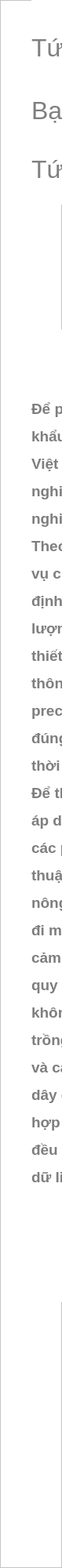
                         <widget class="QWidget" name="scrollAreaWidgetContents_2">
                          <property name="geometry">
                           <rect>
                            <x>0</x>
                            <y>0</y>
                            <width>79</width>
                            <height>2000</height>
                           </rect>
                          </property>
                          <layout class="QVBoxLayout" name="verticalLayout_71">
                           <property name="spacing">
                            <number>0</number>
                           </property>
                           <property name="leftMargin">
                            <number>0</number>
                           </property>
                           <property name="topMargin">
                            <number>0</number>
                           </property>
                           <property name="rightMargin">
                            <number>0</number>
                           </property>
                           <property name="bottomMargin">
                            <number>0</number>
                           </property>
                           <item>
                            <widget class="QFrame" name="scrollAreaWidgetContents_2_in">
                             <property name="minimumSize">
                              <size>
                               <width>0</width>
                               <height>2000</height>
                              </size>
                             </property>
                             <property name="styleSheet">
                              <string notr="true">background-color: rgb(255, 255, 255);</string>
                             </property>
                             <property name="frameShape">
                              <enum>QFrame::StyledPanel</enum>
                             </property>
                             <property name="frameShadow">
                              <enum>QFrame::Raised</enum>
                             </property>
                             <widget class="QLabel" name="label_28">
                              <property name="geometry">
                               <rect>
                                <x>360</x>
                                <y>300</y>
                                <width>251</width>
                                <height>51</height>
                               </rect>
                              </property>
                              <property name="font">
                               <font>
                                <family>Segoe UI</family>
                               </font>
                              </property>
                              <property name="text">
                               <string>&lt;!DOCTYPE HTML PUBLIC &quot;-//W3C//DTD HTML 4.0//EN&quot; &quot;http://www.w3.org/TR/REC-html40/strict.dtd&quot;&gt;
&lt;html&gt;&lt;head&gt;&lt;meta name=&quot;qrichtext&quot; content=&quot;1&quot; /&gt;&lt;style type=&quot;text/css&quot;&gt;
p, li { white-space: pre-wrap; }
&lt;/style&gt;&lt;/head&gt;&lt;body style=&quot; font-family:'Segoe UI'; font-size:8pt; font-weight:400; font-style:normal;&quot;&gt;
&lt;p align=&quot;center&quot; style=&quot; margin-top:12px; margin-bottom:12px; margin-left:0px; margin-right:0px; -qt-block-indent:0; text-indent:0px;&quot;&gt;&lt;span style=&quot; font-family:'MS Shell Dlg 2'; font-size:24pt; color:#717171;&quot;&gt;Lời mở đầu&lt;/span&gt;&lt;/p&gt;&lt;/body&gt;&lt;/html&gt;</string>
                              </property>
                             </widget>
                             <widget class="QLabel" name="label_37">
                              <property name="geometry">
                               <rect>
                                <x>40</x>
                                <y>420</y>
                                <width>961</width>
                                <height>1241</height>
                               </rect>
                              </property>
                              <property name="font">
                               <font>
                                <family>Segoe UI</family>
                                <pointsize>14</pointsize>
                                <weight>75</weight>
                                <bold>true</bold>
                               </font>
                              </property>
                              <property name="text">
                               <string>&lt;html&gt;&lt;head/&gt;&lt;body&gt;&lt;p&gt;&lt;span style=&quot; font-size:14pt; color:#7e7e7e;&quot;&gt;Để phát triển mạnh mẽ ngành nông nghiệp, cũng như đưa vị thế nghành xuất &lt;/span&gt;&lt;/p&gt;&lt;p&gt;&lt;span style=&quot; font-size:14pt; color:#7e7e7e;&quot;&gt;khẩu nông nghiệp và sản xuất nông nghiệp sạch và chất lượng là nghành chủ lực cho &lt;/span&gt;&lt;/p&gt;&lt;p&gt;&lt;span style=&quot; font-size:14pt; color:#7e7e7e;&quot;&gt;Việt Nam, những vấn đề như biến đổi khí hậu, thay đổi giống làm cho nghành nông &lt;/span&gt;&lt;/p&gt;&lt;p&gt;&lt;span style=&quot; font-size:14pt; color:#7e7e7e;&quot;&gt;nghiệp gặp không ít khó khăn trong nông nghiệp, hậu quả là các bệnh dịch nghành nông &lt;/span&gt;&lt;/p&gt;&lt;p&gt;&lt;span style=&quot; font-size:14pt; color:#7e7e7e;&quot;&gt;nghiệp chết hàng loạt. Chính vì vậy các hệ thống nông nghiệp thông minh ra đời.&lt;/span&gt;&lt;/p&gt;&lt;p&gt;&lt;span style=&quot; font-size:14pt; color:#7e7e7e;&quot;&gt;Theo truyền thống nông nghiệp được thực hiện bằng cách thực hiện một nhiệm &lt;/span&gt;&lt;/p&gt;&lt;p&gt;&lt;span style=&quot; font-size:14pt; color:#7e7e7e;&quot;&gt;vụ cụ thể, chẳng hạn như trồng, chăm sóc, tưới tiêu hoặc thu hoạch với một lịch trình &lt;/span&gt;&lt;/p&gt;&lt;p&gt;&lt;span style=&quot; font-size:14pt; color:#7e7e7e;&quot;&gt;định trước. Nhưng bằng cách thu thập dữ liệu thời gian thực về thời tiết, đất và chất &lt;/span&gt;&lt;/p&gt;&lt;p&gt;&lt;span style=&quot; font-size:14pt; color:#7e7e7e;&quot;&gt;lượng không khí v.v.. nhằm theo dõi sự trưởng thành của cây trồng và thậm chí cả trang &lt;/span&gt;&lt;/p&gt;&lt;p&gt;&lt;span style=&quot; font-size:14pt; color:#7e7e7e;&quot;&gt;thiết bị và chi phí lao động, các phân tích có thể được sử dụng để đưa ra quyết định &lt;/span&gt;&lt;/p&gt;&lt;p&gt;&lt;span style=&quot; font-size:14pt; color:#7e7e7e;&quot;&gt;thông minh hơn. Đây được gọi là nông nghiệp chính xác (hoặc canh tác chính xác -&lt;/span&gt;&lt;/p&gt;&lt;p&gt;&lt;span style=&quot; font-size:14pt; color:#7e7e7e;&quot;&gt;precision agriculture). Một định nghĩa của nông nghiệp chính xác là: kỹ thuật áp dụng &lt;/span&gt;&lt;/p&gt;&lt;p&gt;&lt;span style=&quot; font-size:14pt; color:#7e7e7e;&quot;&gt;đúng số lượng đầu vào(nước, phân bón, thuốc trừ sâu, v..v..) vào đúng vị trí và vào đúng &lt;/span&gt;&lt;/p&gt;&lt;p&gt;&lt;span style=&quot; font-size:14pt; color:#7e7e7e;&quot;&gt;thời điểm để tăng cường sản xuất và nâng cao chất lượng sản phẩm nông nghiệp.&lt;/span&gt;&lt;/p&gt;&lt;p&gt;&lt;span style=&quot; font-size:14pt; color:#7e7e7e;&quot;&gt;Để thúc đẩy sự thông minh và tự động hoá trong nông nghiệp, nó là một xu hướng &lt;/span&gt;&lt;/p&gt;&lt;p&gt;&lt;span style=&quot; font-size:14pt; color:#7e7e7e;&quot;&gt;áp dụng công nghệ IoT. Hệ thống giám sát môi trường dựa trên IoT có thể đáp ứng được &lt;/span&gt;&lt;/p&gt;&lt;p&gt;&lt;span style=&quot; font-size:14pt; color:#7e7e7e;&quot;&gt;các phép đo nhanh, chính xác và liên tục yêu cầu trong nông nghiệp chính xác. Các kỹ&lt;/span&gt;&lt;/p&gt;&lt;p&gt;&lt;span style=&quot; font-size:14pt; color:#7e7e7e;&quot;&gt;thuật mới của IoT cung cấp mới phương pháp tiếp cận với kỹ thuật thông tin môi trường &lt;/span&gt;&lt;/p&gt;&lt;p&gt;&lt;span style=&quot; font-size:14pt; color:#7e7e7e;&quot;&gt;nông nghiệp. Ứng dụng mạng cảm biến không dây cho nông nghiệp chính xác là hướng &lt;/span&gt;&lt;/p&gt;&lt;p&gt;&lt;span style=&quot; font-size:14pt; color:#7e7e7e;&quot;&gt;đi mới đáp ứng các yêu cầu quan trọng trong lĩnh vực hiện đại hóa nông nghiệp. Mạng &lt;/span&gt;&lt;/p&gt;&lt;p&gt;&lt;span style=&quot; font-size:14pt; color:#7e7e7e;&quot;&gt;cảm biến không dây cho phép giám sát quản lý và điều khiển các thông số liên quan đến &lt;/span&gt;&lt;/p&gt;&lt;p&gt;&lt;span style=&quot; font-size:14pt; color:#7e7e7e;&quot;&gt;quy trình sản xuất nông nghiệp như các thông số liên quan đến môi trường (nhiệt độ&lt;/span&gt;&lt;/p&gt;&lt;p&gt;&lt;span style=&quot; font-size:14pt; color:#7e7e7e;&quot;&gt;không khí, độ ẩm không khí, ánh sáng, v..v..), các thông số liên quan đến điều kiện đất &lt;/span&gt;&lt;/p&gt;&lt;p&gt;&lt;span style=&quot; font-size:14pt; color:#7e7e7e;&quot;&gt;trồng (độ ẩm đất, độ pH, 2 v..v..) và sức khỏe của cây trồng (độ xanh của lá, côn trùng &lt;/span&gt;&lt;/p&gt;&lt;p&gt;&lt;span style=&quot; font-size:14pt; color:#7e7e7e;&quot;&gt;và các bệnh tật, cỏ dại, v..v..). Các dữ liệu này được thu thập, lưu trữ và truyền tải không &lt;/span&gt;&lt;/p&gt;&lt;p&gt;&lt;span style=&quot; font-size:14pt; color:#7e7e7e;&quot;&gt;dây đến người dùng để xử lý, qua đó họ có thể điều khiển và đưa ra các biện pháp thích &lt;/span&gt;&lt;/p&gt;&lt;p&gt;&lt;span style=&quot; font-size:14pt; color:#7e7e7e;&quot;&gt;hợp trong sản xuất nông nghiệp nhằm tăng năng xuất, nâng cao chất lượng và sự đồng &lt;/span&gt;&lt;/p&gt;&lt;p&gt;&lt;span style=&quot; font-size:14pt; color:#7e7e7e;&quot;&gt;đều trong sản phẩm thu hoạch. Vì thế cần có một ứng dụng có thể lưu trữ và quản lý các &lt;/span&gt;&lt;/p&gt;&lt;p&gt;&lt;span style=&quot; font-size:14pt; color:#7e7e7e;&quot;&gt;dữ liệu trên một cách đơn giản và hiệu quả.&lt;/span&gt;&lt;/p&gt;&lt;p&gt;&lt;br/&gt;&lt;/p&gt;&lt;/body&gt;&lt;/html&gt;</string>
                              </property>
                             </widget>
                             <widget class="QLabel" name="label_38">
                              <property name="geometry">
                               <rect>
                                <x>40</x>
                                <y>0</y>
                                <width>771</width>
                                <height>121</height>
                               </rect>
                              </property>
                              <property name="font">
                               <font>
                                <family>Segoe UI</family>
                                <pointsize>24</pointsize>
                               </font>
                              </property>
                              <property name="styleSheet">
                               <string notr="true">color: rgb(127, 127, 127);</string>
                              </property>
                              <property name="text">
                               <string>Tứ Trụ Team chuyên thầu các dự án tiền tỷ</string>
                              </property>
                             </widget>
                             <widget class="QLabel" name="label_39">
                              <property name="geometry">
                               <rect>
                                <x>40</x>
                                <y>80</y>
                                <width>771</width>
                                <height>121</height>
                               </rect>
                              </property>
                              <property name="font">
                               <font>
                                <family>Segoe UI</family>
                                <pointsize>24</pointsize>
                               </font>
                              </property>
                              <property name="styleSheet">
                               <string notr="true">color: rgb(127, 127, 127);</string>
                              </property>
                              <property name="text">
                               <string>Bạn có vấn đề ? Hãy đến với chúng tôi</string>
                              </property>
                             </widget>
                             <widget class="QLabel" name="label_42">
                              <property name="geometry">
                               <rect>
                                <x>40</x>
                                <y>170</y>
                                <width>771</width>
                                <height>91</height>
                               </rect>
                              </property>
                              <property name="font">
                               <font>
                                <family>Segoe UI</family>
                                <pointsize>24</pointsize>
                               </font>
                              </property>
                              <property name="styleSheet">
                               <string notr="true">color: rgb(127, 127, 127);</string>
                              </property>
                              <property name="text">
                               <string>Tứ Trụ tận tình giúp đỡ</string>
                              </property>
                             </widget>
                             <widget class="QLabel" name="label_45">
                              <property name="geometry">
                               <rect>
                                <x>470</x>
                                <y>200</y>
                                <width>121</width>
                                <height>51</height>
                               </rect>
                              </property>
                              <property name="font">
                               <font>
                                <family>Segoe UI</family>
                                <pointsize>9</pointsize>
                               </font>
                              </property>
                              <property name="styleSheet">
                               <string notr="true">color: rgb(127, 127, 127);</string>
                              </property>
                              <property name="text">
                               <string>Miễn bạn có tiền</string>
                              </property>
                             </widget>
                             <widget class="QLabel" name="label_43">
                              <property name="geometry">
                               <rect>
                                <x>90</x>
                                <y>1760</y>
                                <width>851</width>
                                <height>181</height>
                               </rect>
                              </property>
                              <property name="text">
                               <string>&lt;html&gt;&lt;head/&gt;&lt;body&gt;&lt;p&gt;&lt;span style=&quot; font-size:26pt; color:#ff0000;&quot;&gt;Hãy sử dụng và cảm nhận chất lượng 4 tỷ&lt;/span&gt;&lt;/p&gt;&lt;/body&gt;&lt;/html&gt;</string>
                              </property>
                             </widget>
                            </widget>
                           </item>
                          </layout>
                         </widget>
